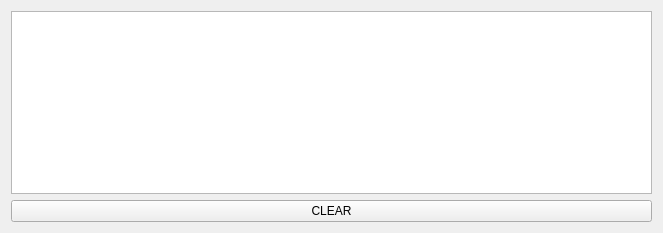
<?xml version="1.0" encoding="UTF-8"?>
<ui version="4.0">
 <class>LoggingWindow</class>
 <widget class="QWidget" name="LoggingWindow">
  <property name="geometry">
   <rect>
    <x>0</x>
    <y>0</y>
    <width>663</width>
    <height>233</height>
   </rect>
  </property>
  <property name="windowTitle">
   <string>Form</string>
  </property>
  <layout class="QVBoxLayout" name="verticalLayout">
   <item>
    <widget class="QPlainTextEdit" name="logDisplay">
     <property name="readOnly">
      <bool>true</bool>
     </property>
    </widget>
   </item>
   <item>
    <widget class="QPushButton" name="logClear">
     <property name="text">
      <string>CLEAR</string>
     </property>
    </widget>
   </item>
  </layout>
 </widget>
 <resources/>
 <connections/>
</ui>
